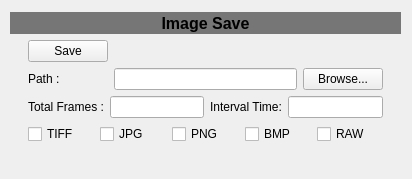
<?xml version="1.0" encoding="UTF-8"?>
<ui version="4.0">
 <class>CamImageSave</class>
 <widget class="QWidget" name="CamImageSave">
  <property name="geometry">
   <rect>
    <x>0</x>
    <y>0</y>
    <width>412</width>
    <height>179</height>
   </rect>
  </property>
  <property name="sizePolicy">
   <sizepolicy hsizetype="Preferred" vsizetype="Minimum">
    <horstretch>0</horstretch>
    <verstretch>0</verstretch>
   </sizepolicy>
  </property>
  <property name="minimumSize">
   <size>
    <width>0</width>
    <height>0</height>
   </size>
  </property>
  <property name="windowTitle">
   <string>Form</string>
  </property>
  <widget class="QWidget" name="gridLayoutWidget">
   <property name="geometry">
    <rect>
     <x>10</x>
     <y>10</y>
     <width>391</width>
     <height>158</height>
    </rect>
   </property>
   <layout class="QGridLayout" name="gridLayout">
    <property name="topMargin">
     <number>2</number>
    </property>
    <property name="bottomMargin">
     <number>2</number>
    </property>
    <item row="4" column="1" colspan="3">
     <layout class="QHBoxLayout" name="horizontalLayout_2">
      <item>
       <widget class="QCheckBox" name="cbTiff">
        <property name="text">
         <string>TIFF</string>
        </property>
       </widget>
      </item>
      <item>
       <widget class="QCheckBox" name="cbJpg">
        <property name="text">
         <string>JPG</string>
        </property>
       </widget>
      </item>
      <item>
       <widget class="QCheckBox" name="cbPng">
        <property name="text">
         <string>PNG</string>
        </property>
       </widget>
      </item>
      <item>
       <widget class="QCheckBox" name="cbBmp">
        <property name="text">
         <string>BMP</string>
        </property>
       </widget>
      </item>
      <item>
       <widget class="QCheckBox" name="cbRaw">
        <property name="text">
         <string>RAW</string>
        </property>
       </widget>
      </item>
     </layout>
    </item>
    <item row="5" column="3">
     <spacer name="verticalSpacer">
      <property name="orientation">
       <enum>Qt::Vertical</enum>
      </property>
      <property name="sizeHint" stdset="0">
       <size>
        <width>20</width>
        <height>40</height>
       </size>
      </property>
     </spacer>
    </item>
    <item row="2" column="3">
     <widget class="QPushButton" name="pbBrowse">
      <property name="text">
       <string>Browse...</string>
      </property>
     </widget>
    </item>
    <item row="2" column="1">
     <widget class="QLabel" name="labnPath">
      <property name="text">
       <string>Path :</string>
      </property>
     </widget>
    </item>
    <item row="2" column="2">
     <widget class="QLineEdit" name="lePath"/>
    </item>
    <item row="2" column="4">
     <spacer name="horizontalSpacer_2">
      <property name="orientation">
       <enum>Qt::Horizontal</enum>
      </property>
      <property name="sizeHint" stdset="0">
       <size>
        <width>40</width>
        <height>20</height>
       </size>
      </property>
     </spacer>
    </item>
    <item row="2" column="0">
     <spacer name="horizontalSpacer">
      <property name="orientation">
       <enum>Qt::Horizontal</enum>
      </property>
      <property name="sizeHint" stdset="0">
       <size>
        <width>40</width>
        <height>20</height>
       </size>
      </property>
     </spacer>
    </item>
    <item row="3" column="1" colspan="3">
     <layout class="QHBoxLayout" name="horizontalLayout">
      <item>
       <widget class="QLabel" name="labnTotalFrames">
        <property name="text">
         <string>Total Frames :</string>
        </property>
       </widget>
      </item>
      <item>
       <widget class="QLineEdit" name="leTotalFrames"/>
      </item>
      <item>
       <widget class="QLabel" name="labnIntervalTime">
        <property name="text">
         <string>Interval Time:</string>
        </property>
       </widget>
      </item>
      <item>
       <widget class="QLineEdit" name="leIntervalTime"/>
      </item>
     </layout>
    </item>
    <item row="0" column="0" colspan="5">
     <widget class="QLabel" name="labnTitle">
      <property name="sizePolicy">
       <sizepolicy hsizetype="Preferred" vsizetype="Fixed">
        <horstretch>0</horstretch>
        <verstretch>0</verstretch>
       </sizepolicy>
      </property>
      <property name="minimumSize">
       <size>
        <width>0</width>
        <height>22</height>
       </size>
      </property>
      <property name="font">
       <font>
        <pointsize>12</pointsize>
        <weight>75</weight>
        <bold>true</bold>
       </font>
      </property>
      <property name="styleSheet">
       <string notr="true">background-color: rgb(118, 118, 118);</string>
      </property>
      <property name="text">
       <string>Image Save</string>
      </property>
      <property name="alignment">
       <set>Qt::AlignCenter</set>
      </property>
     </widget>
    </item>
    <item row="1" column="1">
     <widget class="QPushButton" name="pbSave">
      <property name="text">
       <string>Save</string>
      </property>
     </widget>
    </item>
    <item row="1" column="2" colspan="2">
     <widget class="QLabel" name="labvSavedMsg">
      <property name="text">
       <string/>
      </property>
     </widget>
    </item>
   </layout>
  </widget>
 </widget>
 <resources/>
 <connections/>
</ui>
